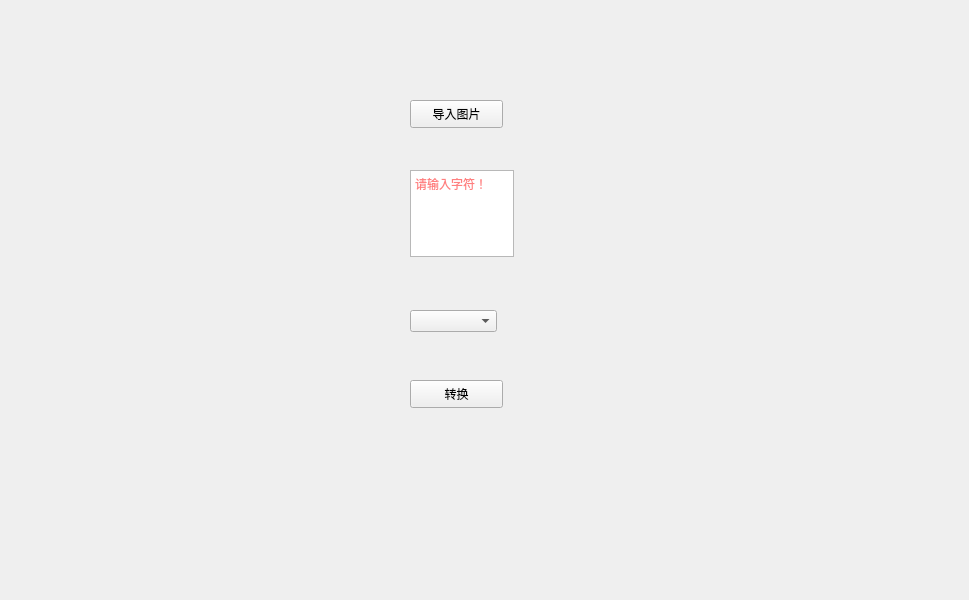
<?xml version="1.0" encoding="UTF-8"?>
<ui version="4.0">
 <class>MainWindow</class>
 <widget class="QMainWindow" name="MainWindow">
  <property name="geometry">
   <rect>
    <x>0</x>
    <y>0</y>
    <width>969</width>
    <height>600</height>
   </rect>
  </property>
  <property name="minimumSize">
   <size>
    <width>800</width>
    <height>600</height>
   </size>
  </property>
  <property name="windowTitle">
   <string>MainWindow</string>
  </property>
  <widget class="QWidget" name="centralwidget">
   <widget class="QPushButton" name="pushButton_conversion">
    <property name="geometry">
     <rect>
      <x>410</x>
      <y>380</y>
      <width>93</width>
      <height>28</height>
     </rect>
    </property>
    <property name="styleSheet">
     <string notr="true">background-image:url(:/png/conversion.png);</string>
    </property>
    <property name="text">
     <string>转换</string>
    </property>
   </widget>
   <widget class="QPushButton" name="pushButton_input">
    <property name="geometry">
     <rect>
      <x>410</x>
      <y>100</y>
      <width>93</width>
      <height>28</height>
     </rect>
    </property>
    <property name="styleSheet">
     <string notr="true">background-image:url(:/png/import.png);</string>
    </property>
    <property name="text">
     <string>导入图片</string>
    </property>
   </widget>
   <widget class="QTextEdit" name="textEdit">
    <property name="geometry">
     <rect>
      <x>410</x>
      <y>170</y>
      <width>104</width>
      <height>87</height>
     </rect>
    </property>
    <property name="styleSheet">
     <string notr="true">color:rgb(255,0,0);</string>
    </property>
    <property name="html">
     <string>&lt;!DOCTYPE HTML PUBLIC &quot;-//W3C//DTD HTML 4.0//EN&quot; &quot;http://www.w3.org/TR/REC-html40/strict.dtd&quot;&gt;
&lt;html&gt;&lt;head&gt;&lt;meta name=&quot;qrichtext&quot; content=&quot;1&quot; /&gt;&lt;style type=&quot;text/css&quot;&gt;
p, li { white-space: pre-wrap; }
&lt;/style&gt;&lt;/head&gt;&lt;body style=&quot; font-family:'SimSun'; font-size:9pt; font-weight:400; font-style:normal;&quot;&gt;
&lt;p style=&quot;-qt-paragraph-type:empty; margin-top:0px; margin-bottom:0px; margin-left:0px; margin-right:0px; -qt-block-indent:0; text-indent:0px;&quot;&gt;&lt;br /&gt;&lt;/p&gt;&lt;/body&gt;&lt;/html&gt;</string>
    </property>
    <property name="placeholderText">
     <string>请输入字符！</string>
    </property>
   </widget>
   <widget class="QComboBox" name="comboBox">
    <property name="geometry">
     <rect>
      <x>410</x>
      <y>310</y>
      <width>87</width>
      <height>22</height>
     </rect>
    </property>
   </widget>
   <widget class="QLabel" name="input_img">
    <property name="geometry">
     <rect>
      <x>20</x>
      <y>60</y>
      <width>361</width>
      <height>471</height>
     </rect>
    </property>
    <property name="text">
     <string/>
    </property>
    <property name="scaledContents">
     <bool>true</bool>
    </property>
   </widget>
   <widget class="QLabel" name="export_img">
    <property name="geometry">
     <rect>
      <x>550</x>
      <y>50</y>
      <width>361</width>
      <height>471</height>
     </rect>
    </property>
    <property name="minimumSize">
     <size>
      <width>361</width>
      <height>0</height>
     </size>
    </property>
    <property name="text">
     <string/>
    </property>
    <property name="scaledContents">
     <bool>true</bool>
    </property>
   </widget>
  </widget>
 </widget>
 <resources>
  <include location="../img_qc.qrc"/>
 </resources>
 <connections/>
</ui>
